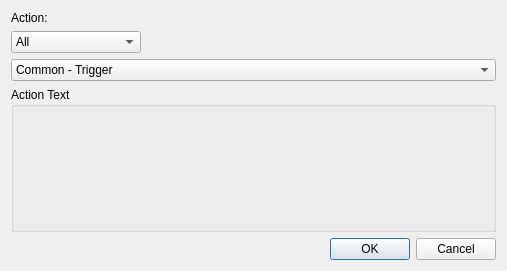
<?xml version="1.0" encoding="UTF-8"?>
<ui version="4.0">
 <class>ActionDialog</class>
 <widget class="QDialog" name="ActionDialog">
  <property name="geometry">
   <rect>
    <x>0</x>
    <y>0</y>
    <width>507</width>
    <height>271</height>
   </rect>
  </property>
  <property name="windowTitle">
   <string>Configure Action</string>
  </property>
  <property name="windowIcon">
   <iconset resource="../qrc/editor.qrc">
    <normaloff>:/ico101.ico</normaloff>:/ico101.ico</iconset>
  </property>
  <layout class="QVBoxLayout" name="verticalLayout">
   <item>
    <widget class="QLabel" name="label">
     <property name="text">
      <string>Action:</string>
     </property>
    </widget>
   </item>
   <item>
    <layout class="QHBoxLayout" name="horizontalLayout">
     <item>
      <widget class="QComboBox" name="comboBox">
       <property name="minimumSize">
        <size>
         <width>130</width>
         <height>0</height>
        </size>
       </property>
       <item>
        <property name="text">
         <string>All</string>
        </property>
       </item>
       <item>
        <property name="text">
         <string>Object</string>
        </property>
       </item>
       <item>
        <property name="text">
         <string>Unit</string>
        </property>
       </item>
      </widget>
     </item>
     <item>
      <spacer name="horizontalSpacer">
       <property name="orientation">
        <enum>Qt::Horizontal</enum>
       </property>
       <property name="sizeHint" stdset="0">
        <size>
         <width>40</width>
         <height>20</height>
        </size>
       </property>
      </spacer>
     </item>
    </layout>
   </item>
   <item>
    <widget class="QComboBox" name="actionBox">
     <property name="sizePolicy">
      <sizepolicy hsizetype="Preferred" vsizetype="Fixed">
       <horstretch>1</horstretch>
       <verstretch>0</verstretch>
      </sizepolicy>
     </property>
     <item>
      <property name="text">
       <string>Common - Trigger</string>
      </property>
     </item>
     <item>
      <property name="text">
       <string>Unit - Say</string>
      </property>
     </item>
     <item>
      <property name="text">
       <string>Unit - Yell</string>
      </property>
     </item>
     <item>
      <property name="text">
       <string>Object - Set State</string>
      </property>
     </item>
     <item>
      <property name="text">
       <string>Object - Set Spawn State</string>
      </property>
     </item>
     <item>
      <property name="text">
       <string>Object - Set Respawn State</string>
      </property>
     </item>
     <item>
      <property name="text">
       <string>Unit - Cast Spell</string>
      </property>
     </item>
     <item>
      <property name="text">
       <string>Common - Delay</string>
      </property>
     </item>
     <item>
      <property name="text">
       <string>Unit - Move To</string>
      </property>
     </item>
     <item>
      <property name="text">
       <string>Unit - Set Combat Movement</string>
      </property>
     </item>
     <item>
      <property name="text">
       <string>Unit - Stop Auto Attack</string>
      </property>
     </item>
     <item>
      <property name="text">
       <string>Unit - Cancel Cast</string>
      </property>
     </item>
     <item>
      <property name="text">
       <string>Unit - Set Stand State</string>
      </property>
     </item>
     <item>
      <property name="text">
       <string>Unit - Set Virtual Equipment Slot</string>
      </property>
     </item>
     <item>
      <property name="text">
       <string>Unit - Set Phase</string>
      </property>
     </item>
     <item>
      <property name="text">
       <string>Unit - Set Spell Cooldown</string>
      </property>
     </item>
     <item>
      <property name="text">
       <string>Player - Quest Kill Credit</string>
      </property>
     </item>
     <item>
      <property name="text">
       <string>Player - Quest Event / Exploration</string>
      </property>
     </item>
     <item>
      <property name="text">
       <string>Object - Set Variable</string>
      </property>
     </item>
     <item>
      <property name="text">
       <string>Unit - Dismount</string>
      </property>
     </item>
     <item>
      <property name="text">
       <string>Unit - Set Mount</string>
      </property>
     </item>
     <item>
      <property name="text">
       <string>Object - Despawn</string>
      </property>
     </item>
    </widget>
   </item>
   <item>
    <widget class="QGroupBox" name="groupBox">
     <property name="sizePolicy">
      <sizepolicy hsizetype="Preferred" vsizetype="Preferred">
       <horstretch>0</horstretch>
       <verstretch>1</verstretch>
      </sizepolicy>
     </property>
     <property name="title">
      <string>Action Text</string>
     </property>
     <layout class="QVBoxLayout" name="verticalLayout_2">
      <item>
       <widget class="QLabel" name="actionTextLabel">
        <property name="textFormat">
         <enum>Qt::AutoText</enum>
        </property>
        <property name="scaledContents">
         <bool>false</bool>
        </property>
        <property name="alignment">
         <set>Qt::AlignLeading|Qt::AlignLeft|Qt::AlignTop</set>
        </property>
        <property name="wordWrap">
         <bool>true</bool>
        </property>
        <property name="openExternalLinks">
         <bool>false</bool>
        </property>
       </widget>
      </item>
     </layout>
    </widget>
   </item>
   <item>
    <widget class="QDialogButtonBox" name="buttonBox">
     <property name="orientation">
      <enum>Qt::Horizontal</enum>
     </property>
     <property name="standardButtons">
      <set>QDialogButtonBox::Cancel|QDialogButtonBox::Ok</set>
     </property>
     <property name="centerButtons">
      <bool>false</bool>
     </property>
    </widget>
   </item>
  </layout>
 </widget>
 <resources>
  <include location="../qrc/editor.qrc"/>
 </resources>
 <connections>
  <connection>
   <sender>buttonBox</sender>
   <signal>accepted()</signal>
   <receiver>ActionDialog</receiver>
   <slot>accept()</slot>
   <hints>
    <hint type="sourcelabel">
     <x>248</x>
     <y>254</y>
    </hint>
    <hint type="destinationlabel">
     <x>157</x>
     <y>274</y>
    </hint>
   </hints>
  </connection>
  <connection>
   <sender>buttonBox</sender>
   <signal>rejected()</signal>
   <receiver>ActionDialog</receiver>
   <slot>reject()</slot>
   <hints>
    <hint type="sourcelabel">
     <x>316</x>
     <y>260</y>
    </hint>
    <hint type="destinationlabel">
     <x>286</x>
     <y>274</y>
    </hint>
   </hints>
  </connection>
 </connections>
</ui>
